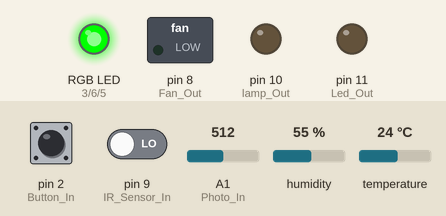
Simulated run of this program. Board: Arduino Uno, built with avr-gcc and run on an emulated ATmega328P. Shown: switched loads named in the program (green lamp = pin HIGH), an RGB LED mixed from three pins (HIGH = lit), output pins drawn as LEDs (lit = HIGH). The inputs (shaded band) are chosen by the test bench; at power-on: temperature 24 °C, A1 (Photo_In) = 512, pin 2 (Button_In) LOW, pin 9 (IR_Sensor_In) LOW, humidity 55 %. What the program prints to the serial monitor is not drawn.

Above: at 1.2 s.
1.3 s: temperature set to 28 °C
At 2.5 s:
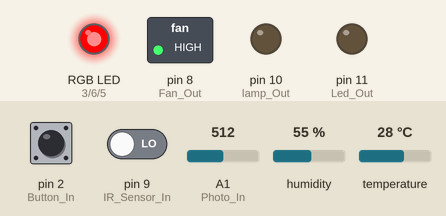
3.5 s: A1 (Photo_In) set to 0
At 4.8 s:
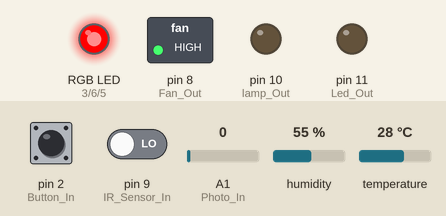
5.1 s: pin 2 (Button_In) pulled HIGH for 3.2 s
At 8.0 s:
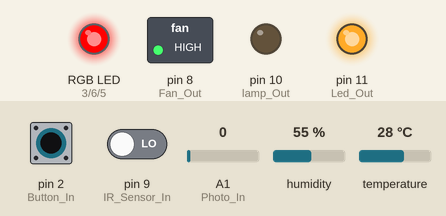
10.8 s: temperature set to 12 °C
At 13.1 s:
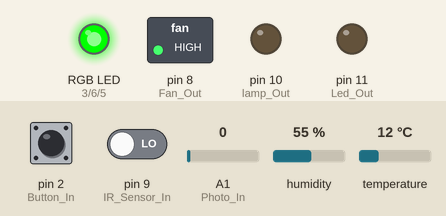
13.6 s: pin 2 (Button_In) pulled HIGH for 3.2 s
At 16.0 s:
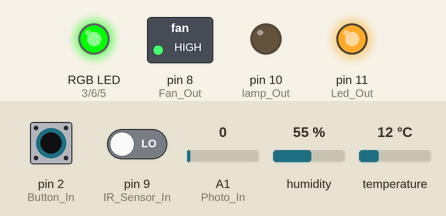
Timing chart, 0 to 19.3 s (numbered marks = the images above; inputs shaded):
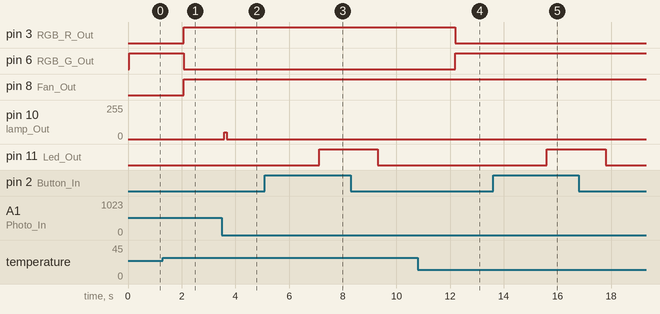

Measured:
- the behaviour switches between 26 and 27 °C on temperature (found by bisection; images 0 and 1)
- after the input at 1.3 s, pin 3 (RGB_R_Out), pin 8 (Fan_Out): LOW → HIGH after 0.78 s; pin 6 (RGB_G_Out): HIGH → LOW after 0.78 s
- after the input at 3.5 s, pin 10 (lamp_Out): 0/255 → 51/255 after 0.08 s, → 0/255 0.10 s later
- after the input at 5.1 s, pin 11 (Led_Out): LOW → HIGH after 2.0 s, → LOW 2.2 s later
- after the input at 10.8 s, pin 3 (RGB_R_Out): HIGH → LOW after 1.4 s; pin 6 (RGB_G_Out): LOW → HIGH after 1.4 s
- after the input at 13.6 s, pin 11 (Led_Out): LOW → HIGH after 2.0 s, → LOW 2.2 s later

The program:

main.cpp
```cpp
#include <Arduino.h>
#include <Adafruit_LiquidCrystal.h>
#include <DHT.h>
#include <Button.h>
#include <PID_v1.h>


#define RGB_R_Out 3 //RGB-LED-R
#define RGB_G_Out 6 //RGB-LED-G
#define RGB_B_Out 5 //RGB-LED-B

//human detect
#define IR_Sensor_In 9 //IR
#define lamp_Out 10 //lamp
#define Photo_In A1 //Photo sensor

//Temperature sersing
#define Fan_Out 8 //Fan
#define Temp_In 13 //Temp sensor

//Sit monitor
#define Button_In 2
#define Led_Out 11

//all sersor input
bool ir_read = 0;
int photo_read = 0;
float temp_read = 0.;
float humi_read = 0.;
bool button_read = 0;
bool last_button_read = 0;

//all actuator output
bool r_out = 0;
bool g_out = 0;
bool b_out = 0;
bool fan_out = 0;
int lamp_out = 0;
bool led_out = 0;


//memory
unsigned long startTime = 0; // time when the button is pressed
unsigned long elapsedTime = 0; // elapsed time since the button was pressed
unsigned long cTime = 0; // elapsed time since the button was pressed
unsigned long lastTime = 0; // elapsed time since the button was pressed

bool debug = 1;
unsigned long lastdbTime = 0;
int Photo_seneor_th  = 0;
int temp_hot_th = 27;
unsigned int Sit_duration = 1000; // 3600000


DHT dht(Temp_In, DHT11);

String s_string = "";

double l_in, l_out, l_t;
PID lamp_pid(&l_in, &l_out, &l_t, 0.5, 0.1, 0.01, DIRECT);
// PID lamp_pid(&l_in, &l_out, &l_t, 0.005, 0.005, 0.0001, DIRECT);

Button sit_button(Button_In);

void getReadableTime(String &readableTime) {
  unsigned long currentMillis;
  unsigned long seconds;
  unsigned long minutes;
  unsigned long hours;


  currentMillis = elapsedTime;
  seconds = currentMillis / 1000;
  minutes = seconds / 60;
  hours = minutes / 60;

  currentMillis %= 1000;
  seconds %= 60;
  minutes %= 60;
  hours %= 24;

  if (hours < 10) {
    readableTime += "0";
  }
    readableTime += String(hours) + "h:";


  if (minutes < 10) {
    readableTime += "0";
  }
  readableTime += String(minutes) + "m:";

  if (seconds < 10) {
    readableTime += "0";
  }
  readableTime += String(seconds) + "s";
}

void get_current_env_data(){
  ir_read = digitalRead(IR_Sensor_In);
  photo_read = analogRead(Photo_In);
  l_in = double(photo_read);
  temp_read = dht.readTemperature();
  humi_read = dht.readHumidity();
  button_read = sit_button.check();
}

void print_log(){
  unsigned long now = millis();
  if ((now-lastdbTime)>0){
      Serial.println("DB|" + String(temp_read) + " " + String(humi_read));
      // Serial.println(String(ir_read) + " " + String(photo_read) + " " + String(lamp_out));
  //   Serial.println("===========================");
  //   Serial.print("irReading = "); Serial.println(ir_read);
  //   Serial.print("lightReading = "); Serial.println(photo_read);
  //   Serial.print("TempReading = "); Serial.println(temp_read);
  //   Serial.print("buttomReading = "); Serial.println(button_read);
  //   Serial.println("===========================");
  //   lastdbTime = now;
  }

}

void update_last(){
  last_button_read = button_read;
  cTime = millis();
  // display.update();
}

void update_output(){
  digitalWrite(RGB_R_Out, r_out);
  digitalWrite(RGB_G_Out, g_out);
  digitalWrite(RGB_B_Out, b_out);
  digitalWrite(Fan_Out, fan_out);
  analogWrite(lamp_Out, lamp_out);
  digitalWrite(Led_Out, led_out);
}

void init_output(){
  r_out = 0;
  g_out = 0;
  b_out = 0;
  fan_out = 0;
  lamp_out = 0;
  update_output();
}

void check_hd(){
  if (ir_read == 1)
  {
    l_t = double(Photo_seneor_th);
  }else{
    l_t = 0.;
  }
  // Serial.println(Photo_seneor_th);
  // delay(1000);
  lamp_pid.Compute();
  lamp_out = int(l_out);
  // lamp_out = max(min(lamp_out, 255), 0);

}

void check_temp(){
  // if (temp_read<=23){
  //   r_out = 0;
  //   g_out = 0;
  //   b_out = 1;
  //   fan_out = 0;
  // }else if (temp_read >= 23 &&
  if (temp_read < temp_hot_th)
  {
    r_out = 0;
    g_out = 1;
    b_out = 0;
    // fan_out = 0;
  }else if (temp_read >= temp_hot_th)
  {
    r_out = 1;
    g_out = 0;
    b_out = 0;
    fan_out = 1;
  }

}

void check_sit(){
  if (button_read != last_button_read){
    if (button_read){
      startTime = millis();
    } else {
      elapsedTime = 0;
      led_out = 0;
    }
  } else {
    if (button_read){
      elapsedTime = millis() - startTime;
      if (elapsedTime >= Sit_duration){
        led_out = 1;
      }
    }
  }

}

void check_all(){
  check_hd();
  check_temp();
  check_sit();
}

String readline(){
  char c;
  bool find_end = 0;
  while (!find_end){
    if (Serial.available()){
      c = Serial.read();
      if (c == '\n'){
        find_end = 1;
        String t_s = s_string;
        s_string = "";
        // Serial.println("Echo: " + t_s +"|");
        return t_s;
      } else if (c != '\r') {
        s_string += c;
      }
    }

  }

   return "";
}

void send_init_message(){
  String out = "IA|";
  out += "lamp:0;sl,LED:0;tb,FAN:0;tb||IC|";
  out += "Temp:25;f;0;50,Light_level:0;f;0;1023,Sit_duration:1;f;1;10\n";
  Serial.print(out);
}

void send_current_data(){
  String out = "ED|";
  out +="Temp:";
  out += String(float(temp_read)/(50.));
  out +=",Photo:";
  out += String(float(photo_read)/(1023.));
  out +=",IR:";
  out += String(float(ir_read)/(1.));
  out +=",Sit:";
  out += String(float(button_read)/(1.));
  out +=",Humi:";
  out += String(float(humi_read)/(100.));
  out +="||AD|lamp:";
  out += String(float(lamp_out)/(255.));
  out +=",LED:";
  out += String(float(led_out));
  out +=",FAN:";
  out += String(float(led_out));
  out += "\n";

  Serial.print(out);
}

void change_target(String mes){
  int start_ind = 0;
  int end_ind = mes.indexOf(",");
  bool is_end = false;

  while (!is_end)
  {
    String sub_message;
    if (end_ind == -1)
    {
      sub_message = mes.substring(start_ind);
      is_end = true;
    }
    else
    {
      sub_message = mes.substring(start_ind, end_ind);
    }

    int name_end_ind = sub_message.indexOf(":");
    String name = sub_message.substring(0, name_end_ind);
    int t_val = sub_message.substring(name_end_ind+1).toInt();
    if (name == "Light_level"){
      Photo_seneor_th = t_val;
    } else if (name == "Temp")
    {
      temp_hot_th = t_val;
    } else if (name == "Sit_duration")
    {
      Sit_duration = t_val*1000;
    }


    start_ind = end_ind + 1;
    end_ind = mes.indexOf(",", start_ind);
  }
}

void check_messages(){
  if (Serial.available())
  {
    String reading = readline();
    if (reading == "Send data"){
      send_current_data();
    } else if (reading.substring(0,2) == "CT")
    {
      String subreading = reading.substring(3);
      change_target(subreading);
    }else{
      Serial.print("Echo: "+reading +"\n");
    }


  }
}

void read_messages(){

}

void setup() {
  pinMode(RGB_R_Out, OUTPUT);
  pinMode(RGB_G_Out, OUTPUT);
  pinMode(RGB_B_Out, OUTPUT);
  pinMode(lamp_Out, OUTPUT);
  pinMode(Fan_Out, OUTPUT);
  pinMode(Led_Out, OUTPUT);

  pinMode(IR_Sensor_In, INPUT);
  pinMode(Photo_In, INPUT);
  pinMode(Temp_In, INPUT);
  Serial.begin(9600);
  dht.begin();
  lamp_pid.SetOutputLimits(0., 255.);
  lamp_pid.SetMode(AUTOMATIC);

  send_init_message();

}


void loop() {

  get_current_env_data();
  // if (debug){print_log();};
  check_all();
  check_messages();

  update_output();
  update_last();
  // delay(1000);
}
```
